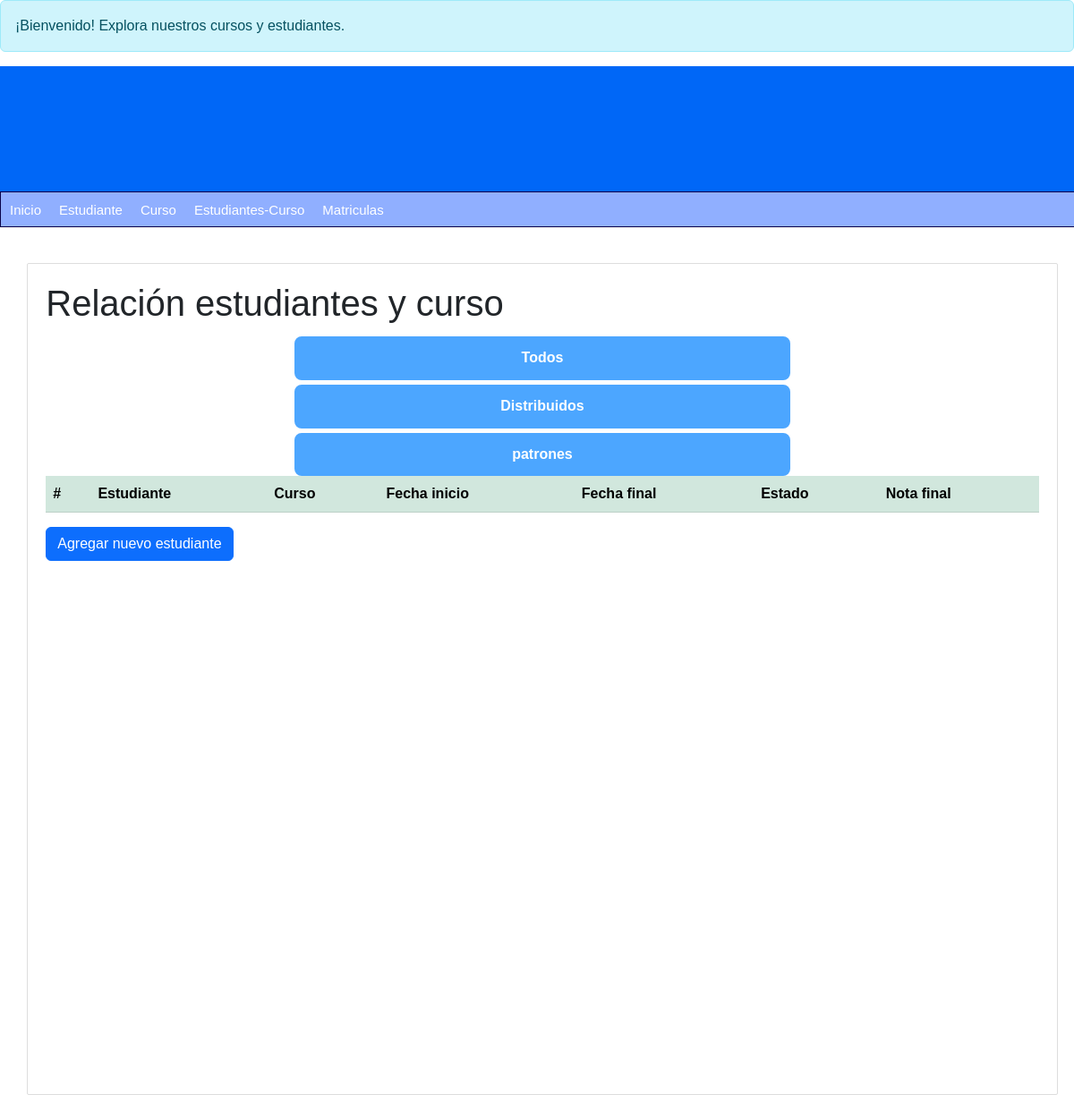
The page /estudiantes-curso/ on the database as committed earlier.
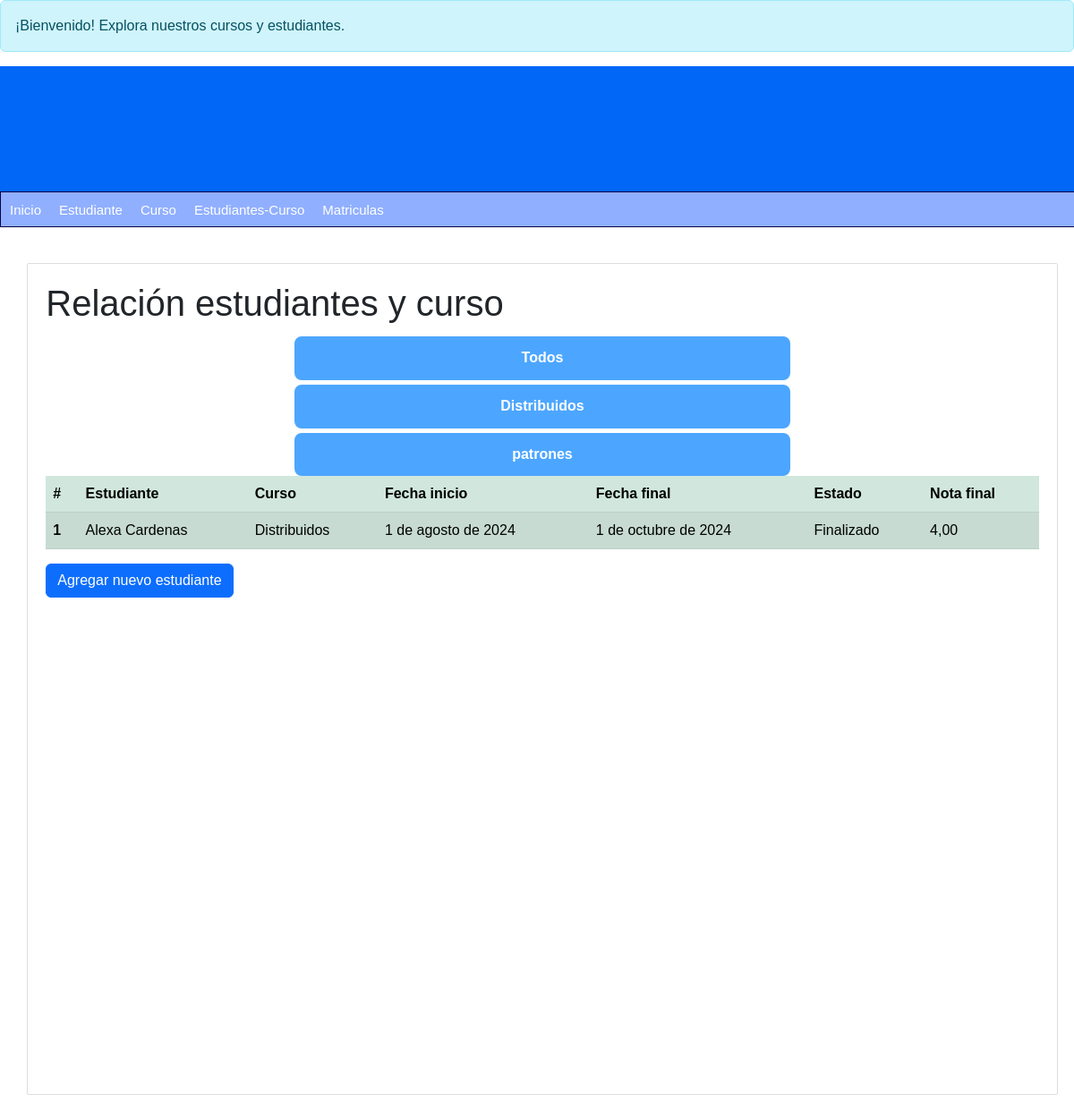
The same page on the database as committed later.
### curso/models.py (models this page shows, shortened)
class Curso(models.Model):
    nombre = models.CharField(max_length=100)
    capacidad_max = models.IntegerField()
    profesor = models.ForeignKey(Persona, limit_choices_to={'rol': 'profesor'},on_delete=models.CASCADE)
    create_at = models.DateTimeField(auto_now=True)
    estudiantes = models.ManyToManyField(Persona, related_name='cursos_estudiante', blank=True)
    class Meta:
        db_table = 'Curso'

### estudiante_curso/models.py (models this page shows, shortened)
class EstudianteCurso(models.Model):
    estudiante = models.ForeignKey(Persona, on_delete=models.SET_NULL, null = True, related_name='cursos', limit_choices_to={'rol':'Estudiante'})
    curso = models.ForeignKey(Curso, on_delete=models.SET_NULL, null= True)
    fechaInicio = models.DateField()
    fechaFinal = models.DateField()
    estado = models.CharField(max_length=100)
    notaFinal = models.DecimalField(max_digits=3, decimal_places=2)
    class Meta:
        db_table = 'Estudiante_Cursos'

### persona/models.py (models this page shows, shortened)
class Persona(models.Model):
    nombre = models.CharField(max_length=100)
    apellidos = models.CharField(max_length=100)
    dni = models.CharField(max_length=10)
    telefono = models.CharField(max_length=10)
    email = models.EmailField()
    fecha_nacimiento = models.DateField()
    rol = models.CharField(max_length=20)
    create_at = models.DateTimeField(auto_now=True)
    class Meta:
        db_table = 'Persona'

### estudiante_curso/views.py (the view)
# urls.py: path('estudiantes-curso/', Estudiante_Curso, name='lista-estudiantes-cursos'),
def Estudiante_Curso(request):
    cursos = Curso.objects.all()
    curso_seleccionado = request.GET.get('curso', 'Todos')
    if curso_seleccionado == 'Todos':
        estudianteCurso = EstudianteCurso.objects.all()
    else:
        estudianteCurso = EstudianteCurso.objects.filter(curso__nombre=curso_seleccionado)
    return render(request, 'lista_est_cur.html', {
        'title': 'Relación estudiantes y curso',
        'estudiantes_cursos': estudianteCurso,
        'cursos': cursos,
    })

### estudiante_curso/templates/lista_est_cur.html
{% extends "index.html" %}
{% block content %}
<h1>{{ title }}</h1>
<div>
    <form method="get" class="filter-container">
        <button type="submit" name="curso" value="Todos" class="filter-button">Todos</button>
        {% for curso in cursos %}
            <button type="submit" name="curso" value="{{ curso.nombre }}" class="filter-button">{{ curso.nombre }}</button>
        {% endfor %}
    </form>
</div>
<table class="table table-success table-striped">
    <thead>
        <tr>
            <th scope="col">#</th>
            <th scope="col">Estudiante</th>
            <th scope="col">Curso</th>
            <th scope="col">Fecha inicio</th>
            <th scope="col">Fecha final</th>
            <th scope="col">Estado</th>
            <th scope="col">Nota final</th>
        </tr>
    </thead>
    <tbody>
        {% for estudiante_curso in estudiantes_cursos %}
        <tr>
            <th scope="row">{{ forloop.counter }}</th>
            <td>{{ estudiante_curso.estudiante.nombre }} {{ estudiante_curso.estudiante.apellidos }}</td>
            <td>{{ estudiante_curso.curso.nombre }}</td>
            <td>{{ estudiante_curso.fechaInicio }}</td>
            <td>{{ estudiante_curso.fechaFinal }}</td>
            <td>{{ estudiante_curso.estado }}</td>
            <td>{{ estudiante_curso.notaFinal }}</td>
        </tr>
        {% endfor %}
    </tbody>
</table>
<a href="{% url 'formulario_estudiante_curso' %}" class="btn btn-primary">Agregar nuevo estudiante</a>
{% endblock %}

Rows that differ between the two databases and show on the page:
added EstudianteCurso: estudiante.nombre "Alexa", estudiante.apellidos "Cardenas", curso.nombre "Distribuidos", fechaInicio "1 de agosto de 2024", fechaFinal "1 de octubre de 2024", estado "Finalizado", notaFinal "4,00"
